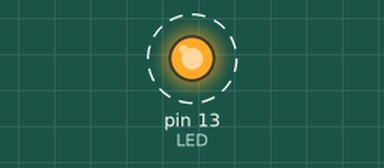
Simulated run of this sketch. Board: Arduino Uno, built with avr-gcc and run on an emulated ATmega328P. On the bench: output pins drawn as LEDs (lit = HIGH). Dashed ring = blinking.

Above: at 0.2 s.
Timing chart, 0 to 3.0 s (numbered marks = the images above):
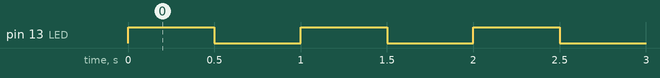

Measured:
- by itself, pin 13 (LED): alternates HIGH for 0.50 s and LOW for 0.50 s

The sketch:

Task_1_B.ino
```cpp
void setup() {
  DDRB |= (1 << DDB5);        // Set PB5 (pin 13) as output
}

void loop() {
  PORTB |= (1 << PORTB5);     // LED ON
  delay(500);
  PORTB &= ~(1 << PORTB5);    // LED OFF
  delay(500);
}
```
